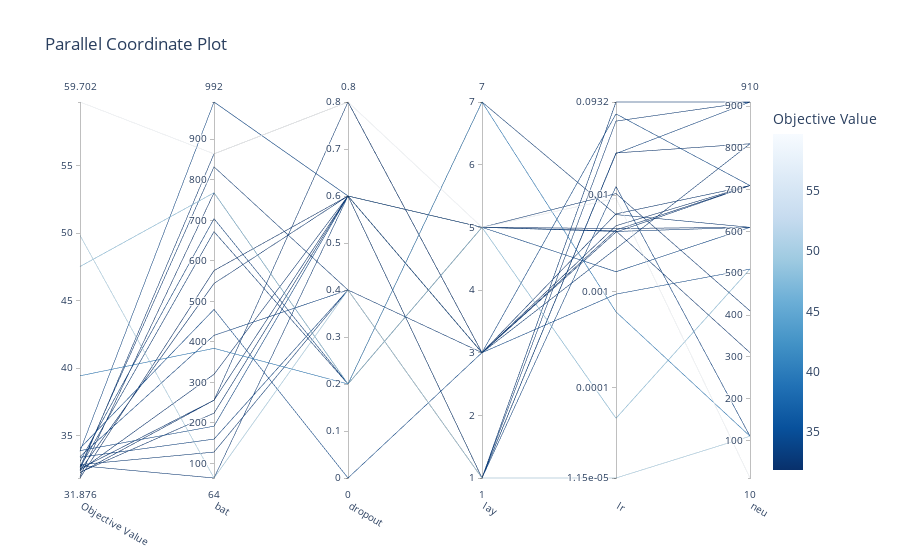
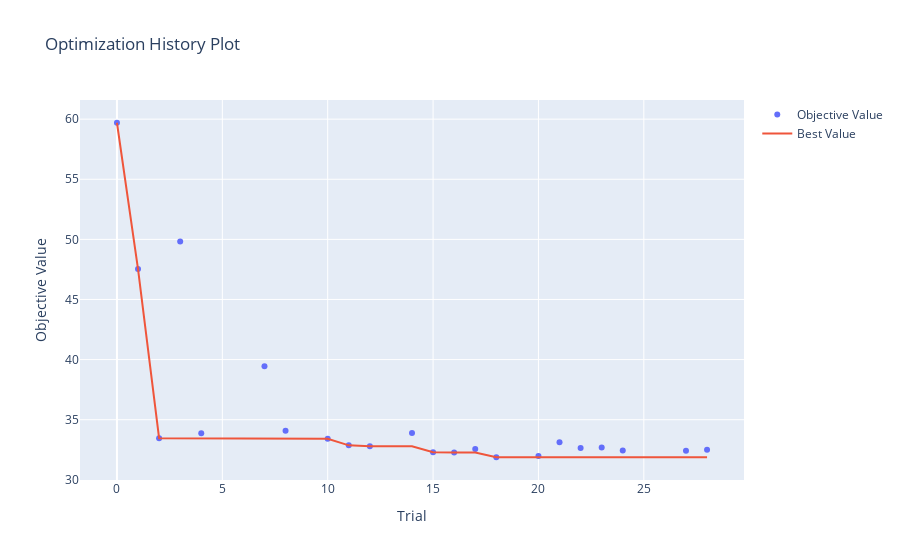
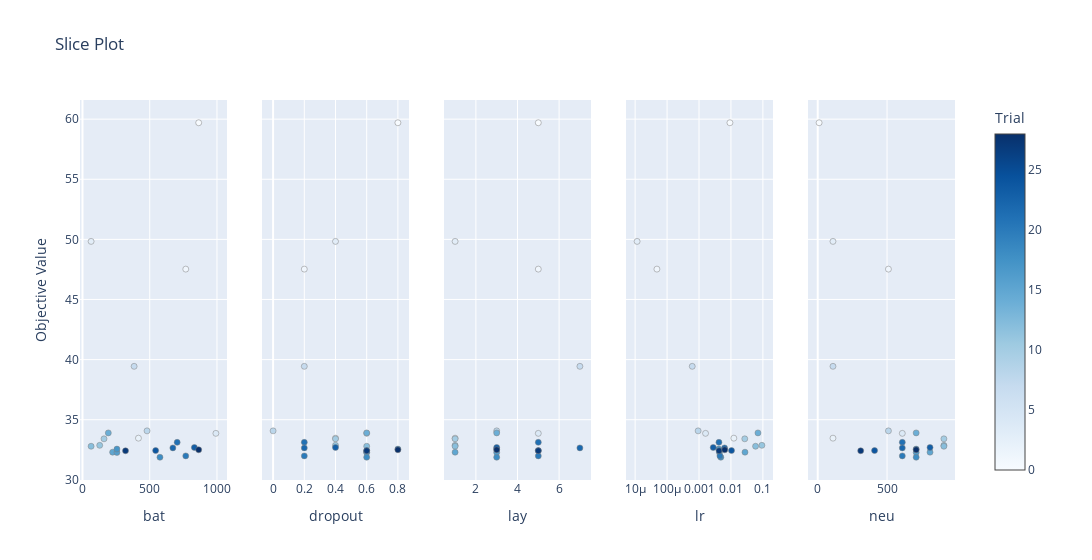
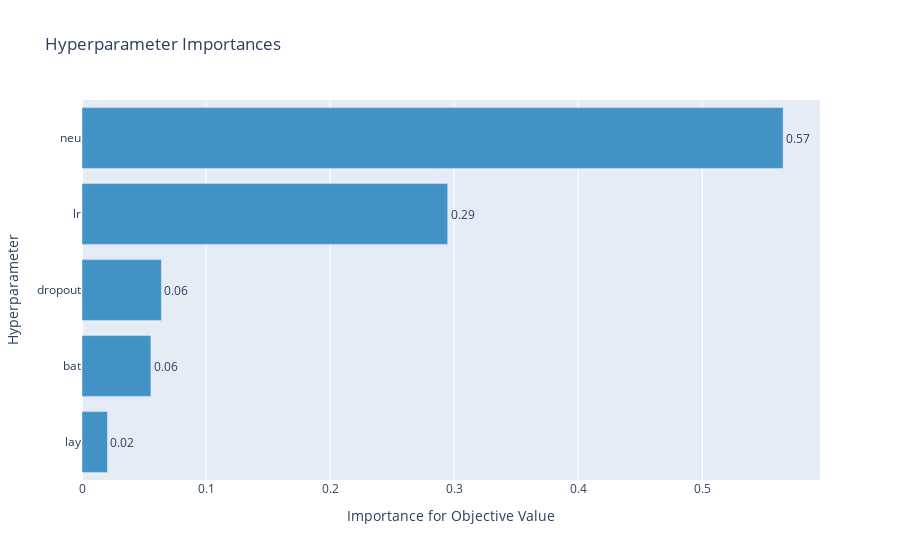

The code cell stored with these charts, in order, in its notebook:
### Code cell
from IPython.display import display
fig = optuna.visualization.plot_parallel_coordinate(study)
display(fig)
fig = optuna.visualization.plot_optimization_history(study)
display(fig)
fig = optuna.visualization.plot_slice(study)
display(fig)
fig = optuna.visualization.plot_param_importances(study)
display(fig)

### Figure 1 — Plotly figure (JSON) as saved in the notebook; plotly's stock layout.template omitted (floating-point values rounded to 4 significant figures)
{"data": [{"dimensions": [{"label": "Objective Value", "range": [31.88, 59.7], "values": [59.7, 47.53, 33.46, 49.83, 33.86, 39.44, 34.07, 33.41, 32.87, 32.79, 33.9, 32.3, 32.27, 32.55, 31.88, 31.99, 33.12, 32.65, 32.69, 32.43, 32.42, 32.5]}, {"label": "bat", "range": [64, 992], "values": [864, 768, 416, 64, 992, 384, 480, 160, 128, 64, 192, 224, 256, 256, 576, 768, 704, 672, 832, 544, 320, 864]}, {"label": "dropout", "range": [0, 0.8], "values": [0.8, 0.2, 0.4, 0.4, 0.6, 0.2, 0, 0.4, 0.4, 0.6, 0.6, 0.6, 0.6, 0.8, 0.6, 0.2, 0.2, 0.2, 0.4, 0.6, 0.6, 0.8]}, {"label": "lay", "range": [1, 7], "values": [5, 5, 1, 1, 5, 7, 3, 1, 1, 1, 3, 1, 3, 3, 3, 5, 5, 7, 3, 5, 5, 3]}, {"label": "lr", "range": [-4.939, -1.031], "ticktext": ["1.15e-05", "0.0001", "0.001", "0.01", "0.0932"], "tickvals": [-4.939, -4, -3, -2, -1.031], "values": [-2.032, -4.318, -1.909, -4.939, -2.795, -3.212, -3.028, -1.567, -1.031, -1.229, -1.154, -1.56, -2.361, -2.383, -2.317, -2.345, -2.376, -2.201, -2.555, -1.982, -2.371, -2.194]}, {"label": "neu", "range": [10, 910], "values": [10, 510, 110, 110, 610, 110, 510, 910, 910, 910, 710, 810, 710, 710, 710, 610, 610, 610, 810, 410, 310, 710]}], "labelangle": 30, "labelside": "bottom", "line": {"color": [59.7, 47.53, 33.46, 49.83, 33.86, 39.44, 34.07, 33.41, 32.87, 32.79, 33.9, 32.3, 32.27, 32.55, 31.88, 31.99, 33.12, 32.65, 32.69, 32.43, 32.42, 32.5], "colorbar": {"title": {"text": "Objective Value"}}, "colorscale": [[0, "rgb(247,251,255)"], [0.125, "rgb(222,235,247)"], [0.25, "rgb(198,219,239)"], [0.375, "rgb(158,202,225)"], [0.5, "rgb(107,174,214)"], [0.625, "rgb(66,146,198)"], [0.75, "rgb(33,113,181)"], [0.875, "rgb(8,81,156)"], [1, "rgb(8,48,107)"]], "reversescale": true, "showscale": true}, "type": "parcoords"}], "layout": {"title": {"text": "Parallel Coordinate Plot"}}}

### Figure 2 — Plotly figure (JSON) as saved in the notebook; plotly's stock layout.template omitted (floating-point values rounded to 4 significant figures)
{"data": [{"mode": "markers", "name": "Objective Value", "type": "scatter", "x": [0, 1, 2, 3, 4, 7, 8, 10, 11, 12, 14, 15, 16, 17, 18, 20, 21, 22, 23, 24, 27, 28], "y": [59.7, 47.53, 33.46, 49.83, 33.86, 39.44, 34.07, 33.41, 32.87, 32.79, 33.9, 32.3, 32.27, 32.55, 31.88, 31.99, 33.12, 32.65, 32.69, 32.43, 32.42, 32.5]}, {"name": "Best Value", "type": "scatter", "x": [0, 1, 2, 3, 4, 7, 8, 10, 11, 12, 14, 15, 16, 17, 18, 20, 21, 22, 23, 24, 27, 28], "y": [59.7, 47.53, 33.46, 33.46, 33.46, 33.46, 33.46, 33.41, 32.87, 32.79, 32.79, 32.3, 32.27, 32.27, 31.88, 31.88, 31.88, 31.88, 31.88, 31.88, 31.88, 31.88]}], "layout": {"title": {"text": "Optimization History Plot"}, "xaxis": {"title": {"text": "Trial"}}, "yaxis": {"title": {"text": "Objective Value"}}}}

### Figure 3 — Plotly figure (JSON) as saved in the notebook; plotly's stock layout.template omitted (floating-point values rounded to 4 significant figures)
{"data": [{"marker": {"color": [0, 1, 2, 3, 4, 7, 8, 10, 11, 12, 14, 15, 16, 17, 18, 20, 21, 22, 23, 24, 27, 28], "colorbar": {"title": {"text": "Trial"}, "x": 1, "xpad": 40}, "colorscale": [[0, "rgb(247,251,255)"], [0.125, "rgb(222,235,247)"], [0.25, "rgb(198,219,239)"], [0.375, "rgb(158,202,225)"], [0.5, "rgb(107,174,214)"], [0.625, "rgb(66,146,198)"], [0.75, "rgb(33,113,181)"], [0.875, "rgb(8,81,156)"], [1, "rgb(8,48,107)"]], "line": {"color": "Grey", "width": 0.5}, "showscale": true}, "mode": "markers", "showlegend": false, "type": "scatter", "x": [864, 768, 416, 64, 992, 384, 480, 160, 128, 64, 192, 224, 256, 256, 576, 768, 704, 672, 832, 544, 320, 864], "xaxis": "x", "y": [59.7, 47.53, 33.46, 49.83, 33.86, 39.44, 34.07, 33.41, 32.87, 32.79, 33.9, 32.3, 32.27, 32.55, 31.88, 31.99, 33.12, 32.65, 32.69, 32.43, 32.42, 32.5], "yaxis": "y"}, {"marker": {"color": [0, 1, 2, 3, 4, 7, 8, 10, 11, 12, 14, 15, 16, 17, 18, 20, 21, 22, 23, 24, 27, 28], "colorbar": {"title": {"text": "Trial"}, "x": 1, "xpad": 40}, "colorscale": [[0, "rgb(247,251,255)"], [0.125, "rgb(222,235,247)"], [0.25, "rgb(198,219,239)"], [0.375, "rgb(158,202,225)"], [0.5, "rgb(107,174,214)"], [0.625, "rgb(66,146,198)"], [0.75, "rgb(33,113,181)"], [0.875, "rgb(8,81,156)"], [1, "rgb(8,48,107)"]], "line": {"color": "Grey", "width": 0.5}, "showscale": false}, "mode": "markers", "showlegend": false, "type": "scatter", "x": [0.8, 0.2, 0.4, 0.4, 0.6, 0.2, 0, 0.4, 0.4, 0.6, 0.6, 0.6, 0.6, 0.8, 0.6, 0.2, 0.2, 0.2, 0.4, 0.6, 0.6, 0.8], "xaxis": "x2", "y": [59.7, 47.53, 33.46, 49.83, 33.86, 39.44, 34.07, 33.41, 32.87, 32.79, 33.9, 32.3, 32.27, 32.55, 31.88, 31.99, 33.12, 32.65, 32.69, 32.43, 32.42, 32.5], "yaxis": "y2"}, {"marker": {"color": [0, 1, 2, 3, 4, 7, 8, 10, 11, 12, 14, 15, 16, 17, 18, 20, 21, 22, 23, 24, 27, 28], "colorbar": {"title": {"text": "Trial"}, "x": 1, "xpad": 40}, "colorscale": [[0, "rgb(247,251,255)"], [0.125, "rgb(222,235,247)"], [0.25, "rgb(198,219,239)"], [0.375, "rgb(158,202,225)"], [0.5, "rgb(107,174,214)"], [0.625, "rgb(66,146,198)"], [0.75, "rgb(33,113,181)"], [0.875, "rgb(8,81,156)"], [1, "rgb(8,48,107)"]], "line": {"color": "Grey", "width": 0.5}, "showscale": false}, "mode": "markers", "showlegend": false, "type": "scatter", "x": [5, 5, 1, 1, 5, 7, 3, 1, 1, 1, 3, 1, 3, 3, 3, 5, 5, 7, 3, 5, 5, 3], "xaxis": "x3", "y": [59.7, 47.53, 33.46, 49.83, 33.86, 39.44, 34.07, 33.41, 32.87, 32.79, 33.9, 32.3, 32.27, 32.55, 31.88, 31.99, 33.12, 32.65, 32.69, 32.43, 32.42, 32.5], "yaxis": "y3"}, {"marker": {"color": [0, 1, 2, 3, 4, 7, 8, 10, 11, 12, 14, 15, 16, 17, 18, 20, 21, 22, 23, 24, 27, 28], "colorbar": {"title": {"text": "Trial"}, "x": 1, "xpad": 40}, "colorscale": [[0, "rgb(247,251,255)"], [0.125, "rgb(222,235,247)"], [0.25, "rgb(198,219,239)"], [0.375, "rgb(158,202,225)"], [0.5, "rgb(107,174,214)"], [0.625, "rgb(66,146,198)"], [0.75, "rgb(33,113,181)"], [0.875, "rgb(8,81,156)"], [1, "rgb(8,48,107)"]], "line": {"color": "Grey", "width": 0.5}, "showscale": false}, "mode": "markers", "showlegend": false, "type": "scatter", "x": [0.009293, 4.811e-05, 0.01232, 1.152e-05, 0.001604, 0.0006137, 0.0009384, 0.0271, 0.09318, 0.05902, 0.07009, 0.02754, 0.004356, 0.004143, 0.004824, 0.004519, 0.004208, 0.006301, 0.002785, 0.01042, 0.004258, 0.006402], "xaxis": "x4", "y": [59.7, 47.53, 33.46, 49.83, 33.86, 39.44, 34.07, 33.41, 32.87, 32.79, 33.9, 32.3, 32.27, 32.55, 31.88, 31.99, 33.12, 32.65, 32.69, 32.43, 32.42, 32.5], "yaxis": "y4"}, {"marker": {"color": [0, 1, 2, 3, 4, 7, 8, 10, 11, 12, 14, 15, 16, 17, 18, 20, 21, 22, 23, 24, 27, 28], "colorbar": {"title": {"text": "Trial"}, "x": 1, "xpad": 40}, "colorscale": [[0, "rgb(247,251,255)"], [0.125, "rgb(222,235,247)"], [0.25, "rgb(198,219,239)"], [0.375, "rgb(158,202,225)"], [0.5, "rgb(107,174,214)"], [0.625, "rgb(66,146,198)"], [0.75, "rgb(33,113,181)"], [0.875, "rgb(8,81,156)"], [1, "rgb(8,48,107)"]], "line": {"color": "Grey", "width": 0.5}, "showscale": false}, "mode": "markers", "showlegend": false, "type": "scatter", "x": [10, 510, 110, 110, 610, 110, 510, 910, 910, 910, 710, 810, 710, 710, 710, 610, 610, 610, 810, 410, 310, 710], "xaxis": "x5", "y": [59.7, 47.53, 33.46, 49.83, 33.86, 39.44, 34.07, 33.41, 32.87, 32.79, 33.9, 32.3, 32.27, 32.55, 31.88, 31.99, 33.12, 32.65, 32.69, 32.43, 32.42, 32.5], "yaxis": "y5"}], "layout": {"title": {"text": "Slice Plot"}, "width": 1500, "xaxis": {"anchor": "y", "domain": [0, 0.168], "title": {"text": "bat"}}, "xaxis2": {"anchor": "y2", "domain": [0.208, 0.376], "title": {"text": "dropout"}}, "xaxis3": {"anchor": "y3", "domain": [0.416, 0.584], "title": {"text": "lay"}}, "xaxis4": {"anchor": "y4", "domain": [0.624, 0.792], "title": {"text": "lr"}, "type": "log"}, "xaxis5": {"anchor": "y5", "domain": [0.832, 1], "title": {"text": "neu"}}, "yaxis": {"anchor": "x", "domain": [0, 1], "title": {"text": "Objective Value"}}, "yaxis2": {"anchor": "x2", "domain": [0, 1], "matches": "y", "showticklabels": false}, "yaxis3": {"anchor": "x3", "domain": [0, 1], "matches": "y", "showticklabels": false}, "yaxis4": {"anchor": "x4", "domain": [0, 1], "matches": "y", "showticklabels": false}, "yaxis5": {"anchor": "x5", "domain": [0, 1], "matches": "y", "showticklabels": false}}}

### Figure 4 — Plotly figure (JSON) as saved in the notebook; plotly's stock layout.template omitted (floating-point values rounded to 4 significant figures)
{"data": [{"cliponaxis": false, "hovertemplate": ["lay (IntDistribution): 0.02051974805556705<extra></extra>", "bat (IntDistribution): 0.05551331174396427<extra></extra>", "dropout (FloatDistribution): 0.06400817397352151<extra></extra>", "lr (FloatDistribution): 0.294798995411409<extra></extra>", "neu (IntDistribution): 0.5651597708155381<extra></extra>"], "marker": {"color": "rgb(66,146,198)"}, "orientation": "h", "text": ["0.02", "0.06", "0.06", "0.29", "0.57"], "textposition": "outside", "type": "bar", "x": [0.02052, 0.05551, 0.06401, 0.2948, 0.5652], "y": ["lay", "bat", "dropout", "lr", "neu"]}], "layout": {"showlegend": false, "title": {"text": "Hyperparameter Importances"}, "xaxis": {"title": {"text": "Importance for Objective Value"}}, "yaxis": {"title": {"text": "Hyperparameter"}}}}
